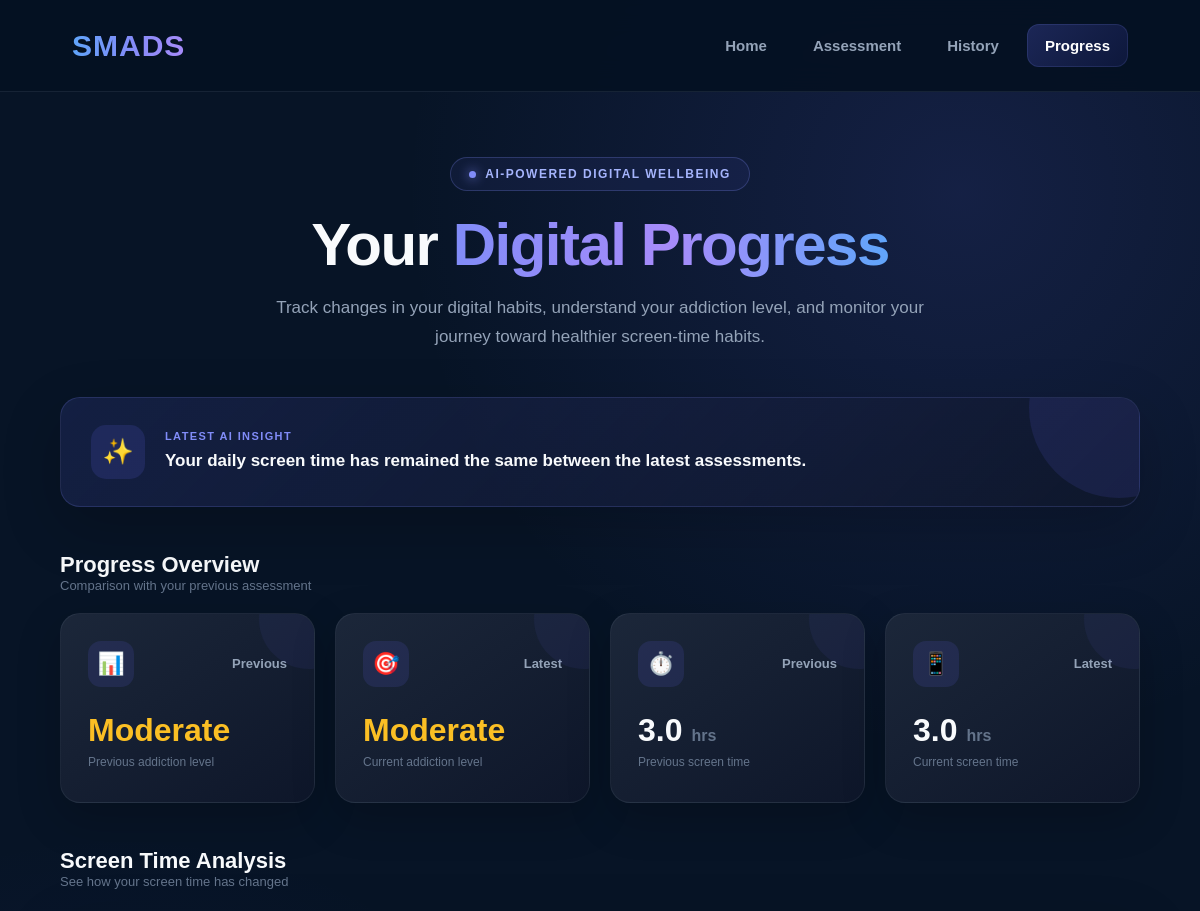
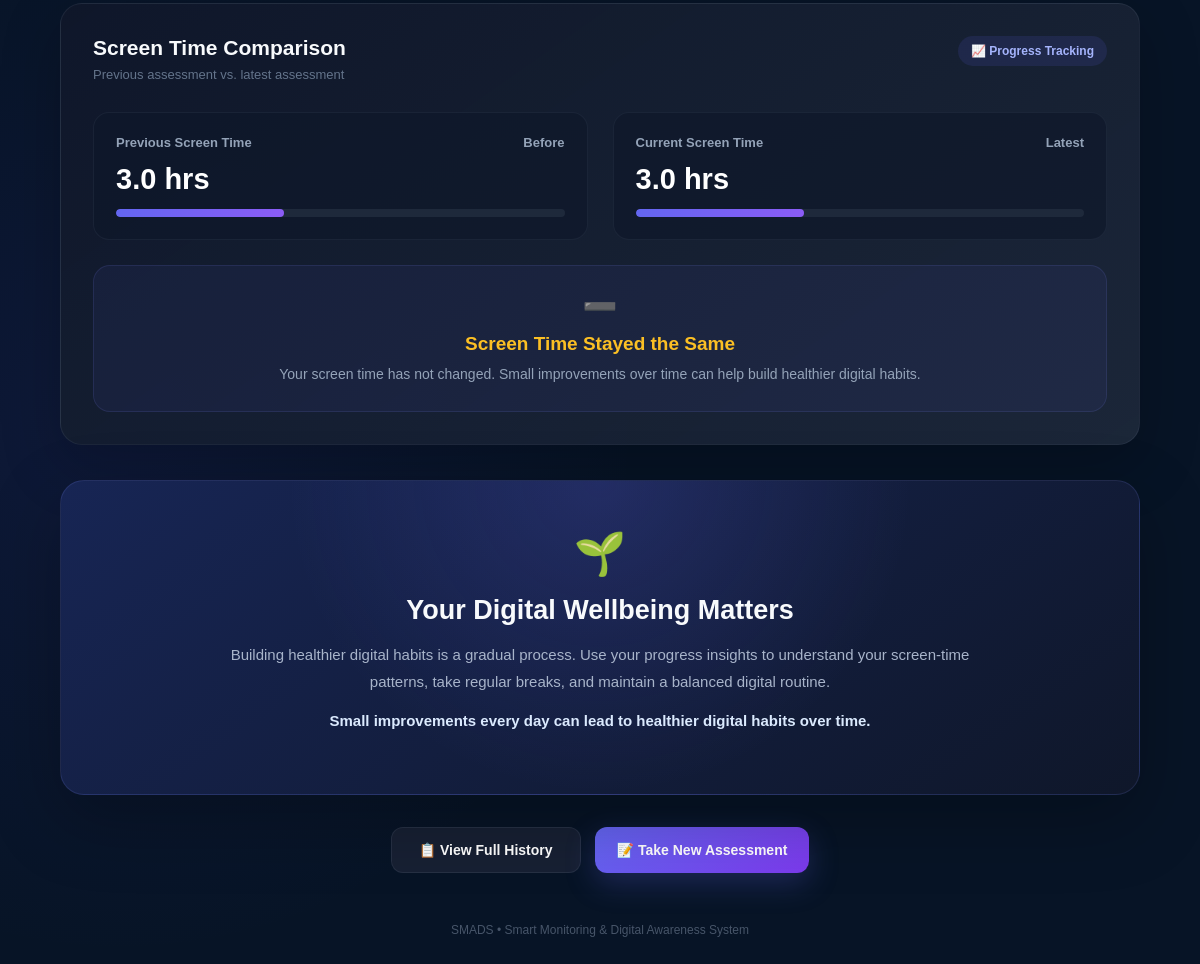
Page /progress (signed in) on the committed database (2 pictures, top to bottom).
### tables this page shows
CREATE TABLE predictions (

            id INTEGER PRIMARY KEY AUTOINCREMENT,

            user_id INTEGER NOT NULL,

            addiction_level TEXT NOT NULL,

            prediction_confidence REAL,

            daily_screen_hours REAL,

            avg_sleep_hours REAL,

            created_at TIMESTAMP DEFAULT CURRENT_TIMESTAMP, anxiety REAL, low_mood REAL, life_satisfaction REAL, loneliness REAL, self_esteem REAL, fomo REAL, social_comparison REAL, physical_activity REAL,

            FOREIGN KEY (user_id) REFERENCES users(id)

        );

### app.py (the view)
@app.route("/progress")
@login_required
def progress():
    connection = get_db_connection()
    predictions = connection.execute(
        """
        SELECT *
        FROM predictions
        WHERE user_id = ?
        ORDER BY created_at DESC, id DESC
        """,
        (current_user.id,)
    ).fetchall()
    connection.close()
    latest_screen_time = 0
    previous_screen_time = 0
    latest_sleep = 0
    previous_sleep = 0
    screen_time_change = 0
    sleep_change = 0
    latest_level = "No assessment"
    previous_level = "No assessment"
    level_change = "No previous assessment"
    total_assessments = len(predictions)
    if total_assessments >= 1:
        latest_prediction = predictions[0]
        latest_screen_time = (
            latest_prediction["daily_screen_hours"]
            or 0
        )
        latest_sleep = (
            latest_prediction["avg_sleep_hours"]
            or 0
        )
        latest_level = (
            latest_prediction["addiction_level"]
            or "Unknown"
        )
    if total_assessments >= 2:
        previous_prediction = predictions[1]
        previous_screen_time = (
            previous_prediction["daily_screen_hours"]
            or 0
        )
        previous_sleep = (
            previous_prediction["avg_sleep_hours"]
            or 0
        )
        previous_level = (
            previous_prediction["addiction_level"]
            or "Unknown"
        )
        screen_time_change = round(
            latest_screen_time -
            previous_screen_time,
            2
        )
        sleep_change = round(
            latest_sleep -
            previous_sleep,
            2
        )
        level_order = {
            "Low": 0,
            "Moderate": 1,
            "High": 2
        }
        if (
            latest_level in level_order
            and previous_level in level_order
        ):
            level_difference = (
                level_order[latest_level]
                -
                level_order[previous_level]
            )
            if level_difference < 0:
                level_change = "Improved"
            elif level_difference > 0:
                level_change = "Increased"
            else:
                level_change = "No change"
    if screen_time_change < 0:
        screen_time_status = "Reduced"
    elif screen_time_change > 0:
        screen_time_status = "Increased"
    else:
        screen_time_status = "No change"
    if sleep_change > 0:
        sleep_status = "Improved"
    elif sleep_change < 0:
        sleep_status = "Reduced"
    else:
        sleep_status = "No change"
    screen_time_improvement = 0
    if previous_screen_time > 0:
        screen_time_improvement = round(
            (
                (
                    previous_screen_time -
                    latest_screen_time
                )
                /
                previous_screen_time
            )
            * 100,
            2
        )
    sleep_improvement = 0
    if previous_sleep > 0:
        sleep_improvement = round(
            (
                (
                    latest_sleep -
                    previous_sleep
                )
                /
                previous_sleep
            )
            * 100,
            2
        )
    if total_assessments == 0:
        progress_message = (
            "Complete your first assessment to start "
            "tracking your digital wellbeing."
        )
    elif total_assessments == 1:
        progress_message = (
            "Complete another assessment later to "
            "compare your progress."
        )
    else:
        if screen_time_change < 0:
            progress_message = (
                "Your recent assessment shows a reduction "
                "in daily screen time."
            )
        elif screen_time_change > 0:
            progress_message = (
                "Your recent assessment shows an increase "
                "in daily screen time."
            )
        else:
            progress_message = (
                "Your daily screen time has remained the same "
                "between the latest assessments."
            )
    return render_template(
        "progress.html",
        predictions=
            predictions,
        total_assessments=
            total_assessments,
        latest_screen_time=
            latest_screen_time,
        previous_screen_time=
            previous_screen_time,
        screen_time_change=
            screen_time_change,
        screen_time_status=
            screen_time_status,
        screen_time_improvement=
            screen_time_improvement,
        latest_sleep=
            latest_sleep,
        previous_sleep=
            previous_sleep,
        sleep_change=
            sleep_change,
        sleep_status=
            sleep_status,
        sleep_improvement=
            sleep_improvement,
        latest_level=
            latest_level,
        previous_level=
            previous_level,
        level_change=
            level_change,
        progress_message=
            progress_message
    )

### app.py (called while the page is built)
def get_db_connection():
    connection = sqlite3.connect(
        "users.db"
    )
    connection.row_factory = sqlite3.Row
    return connection

@login_manager.user_loader
def load_user(user_id):
    connection = get_db_connection()
    user = connection.execute(
        """
        SELECT *
        FROM users
        WHERE id = ?
        """,
        (user_id,)
    ).fetchone()
    connection.close()
    if user:
        return User(
            user["id"],
            user["username"],
            user["email"]
        )
    return None

### templates/progress.html (shortened to what this page needs)
<!DOCTYPE html>
<html lang="en">
<head>
</head>
<body>
<nav>
    <div class="logo">
        SMADS
    </div>
    <div class="nav-links">
        <a href="/">
            Home
        </a>
        <a href="/assessment">
            Assessment
        </a>
        <a href="/history">
            History
        </a>
        <a href="/progress" class="active">
            Progress
        </a>
    </div>
</nav>
<div class="container">
    <div class="page-header">
        <div class="badge">
            <span class="badge-dot"></span>
            AI-Powered Digital Wellbeing
        </div>
        <h1>
            Your
            <span>Digital Progress</span>
        </h1>
        <p class="subtitle">
            Track changes in your digital habits, understand your
            addiction level, and monitor your journey toward healthier
            screen-time habits.
        </p>
    </div>
    <div class="status-box">
        <div class="status-content">
            <div class="status-icon">
                ✨
            </div>
            <div class="status-text">
                <div class="status-label">
                    Latest AI Insight
                </div>
                <div class="status-message">
                    {{ progress_message }}
                </div>
            </div>
        </div>
    </div>
    {% if predictions %}
    <div class="section-heading">
        <div>
            <h2>
                Progress Overview
            </h2>
            <p>
                Comparison with your previous assessment
            </p>
        </div>
    </div>
    <div class="cards">
        {% if total_assessments >= 2 %}
        <div class="card">
            <div class="card-top">
                <div class="card-icon">
                    📊
                </div>
                <span class="card-label">
                    Previous
                </span>
            </div>
            <div class="card-value
                {% if previous_level|lower == 'high' %}
                    level-high
                {% elif previous_level|lower == 'moderate' %}
                    level-moderate
                {% else %}
                    level-low
                {% endif %}
            ">
                {{ previous_level }}
            </div>
            <div class="card-subtitle">
                Previous addiction level
            </div>
        </div>
        {% endif %}
        <div class="card">
            <div class="card-top">
                <div class="card-icon">
                    🎯
                </div>
                <span class="card-label">
                    Latest
                </span>
            </div>
            <div class="card-value
                {% if latest_level|lower == 'high' %}
                    level-high
                {% elif latest_level|lower == 'moderate' %}
                    level-moderate
                {% else %}
                    level-low
                {% endif %}
            ">
                {{ latest_level }}
            </div>
            <div class="card-subtitle">
                Current addiction level
            </div>
        </div>
        {% if total_assessments >= 2 %}
        <div class="card">
            <div class="card-top">
                <div class="card-icon">
                    ⏱️
                </div>
                <span class="card-label">
                    Previous
                </span>
            </div>
            <div class="card-value">
                {{ previous_screen_time }}
                <span style="font-size:16px;color:#64748b;">
                    hrs
                </span>
            </div>
            <div class="card-subtitle">
                Previous screen time
            </div>
        </div>
        {% endif %}
        <div class="card">
            <div class="card-top">
                <div class="card-icon">
                    📱
                </div>
                <span class="card-label">
                    Latest
                </span>
            </div>
            <div class="card-value">
                {{ latest_screen_time }}
                <span style="font-size:16px;color:#64748b;">
                    hrs
                </span>
            </div>
            <div class="card-subtitle">
                Current screen time
            </div>
        </div>
    </div>
    {% if total_assessments >= 2 %}
    <div class="section-heading">
        <div>
            <h2>
                Screen Time Analysis
            </h2>
            <p>
                See how your screen time has changed
            </p>
        </div>
    </div>
    <div class="comparison-panel">
        <div class="comparison-header">
            <div>
                <h2>
                    Screen Time Comparison
                </h2>
                <p>
                    Previous assessment vs. latest assessment
                </p>
            </div>
            <div class="trend-badge">
                📈 Progress Tracking
            </div>
        </div>
        <div class="time-comparison">
            <div class="time-box">
                <div class="time-title">
                    <span>
                        Previous Screen Time
                    </span>
                    <span>
                        Before
                    </span>
                </div>
                <div class="time-number">
                    {{ previous_screen_time }} hrs
                </div>
                <div class="time-bar">
                    <div class="time-fill previous-fill"></div>
                </div>
            </div>
            <div class="time-box">
                <div class="time-title">
                    <span>
                        Current Screen Time
                    </span>
                    <span>
                        Latest
                    </span>
                </div>
                <div class="time-number">
                    {{ latest_screen_time }} hrs
                </div>
                <div class="time-bar">
                    <div class="time-fill current-fill"></div>
                </div>
            </div>
        </div>
        <div class="progress-message">
            {% if screen_time_change < 0 %}
                <div class="emoji">
                    🎉
                </div>
                <h3 class="positive">
                    Great Progress!
                </h3>
                <p>
                    Your screen time decreased by
                    <strong>
                        {{ screen_time_change|abs }} hours
                    </strong>.
                    Keep maintaining your healthy digital habits.
                </p>
            {% else %}
                <div class="emoji">
                    ➖
                </div>
                <h3 class="neutral">
                    Screen Time Stayed the Same
                </h3>
                <p>
                    Your screen time has not changed.
                    Small improvements over time can help build
                    healthier digital habits.
                </p>
            {% endif %}
        </div>
    </div>
    {% endif %}
    {% endif %}
    <div class="wellbeing">
        <div class="wellbeing-icon">
            🌱
        </div>
        <h2>
            Your Digital Wellbeing Matters
        </h2>
        <p>
            Building healthier digital habits is a gradual process.
            Use your progress insights to understand your screen-time
            patterns, take regular breaks, and maintain a balanced
            digital routine.
        </p>
        <p>
            <strong>
                Small improvements every day can lead to healthier
                digital habits over time.
            </strong>
        </p>
    </div>
    <div class="buttons">
        <a href="/history" class="button">
            📋
            View Full History
        </a>
        <a href="/assessment" class="button primary">
            📝
            Take New Assessment
        </a>
    </div>
    <div class="footer">
        SMADS • Smart Monitoring & Digital Awareness System
    </div>
</div>
</body>
</html>

### rows in the picture
predictions: addiction_level "Moderate", daily_screen_hours "3.0"
predictions: addiction_level "Moderate", daily_screen_hours "3.0"

### other values in the picture
{{ progress_message }} "Your daily screen time has remained the same between the latest assessments."
